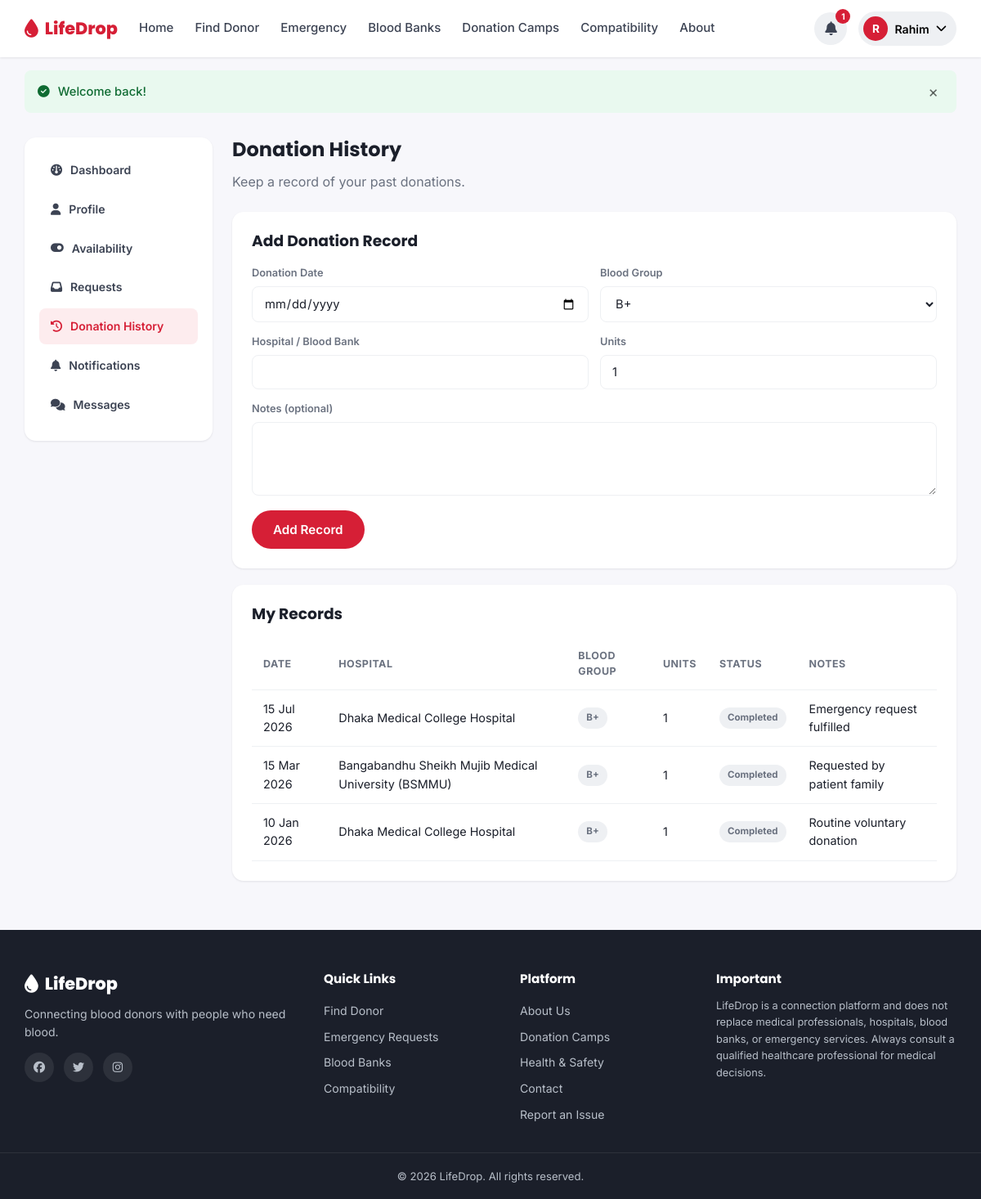
The app's page /donor/donation-history.php (signed in) with its own data.
### tables this page shows
CREATE TABLE `users` (
  `id` INT UNSIGNED NOT NULL AUTO_INCREMENT,
  `full_name` VARCHAR(120) NOT NULL,
  `email` VARCHAR(150) NOT NULL,
  `phone` VARCHAR(20) NOT NULL,
  `password_hash` VARCHAR(255) NOT NULL,
  `role` ENUM('donor','seeker','both','admin') NOT NULL DEFAULT 'seeker',
  `blood_group` ENUM('A+','A-','B+','B-','AB+','AB-','O+','O-') DEFAULT NULL,
  `division` VARCHAR(50) DEFAULT NULL,
  `district` VARCHAR(50) DEFAULT NULL,
  `area` VARCHAR(80) DEFAULT NULL,
  `gender` ENUM('Male','Female','Other') DEFAULT NULL,
  `date_of_birth` DATE DEFAULT NULL,
  `profile_photo` VARCHAR(255) DEFAULT NULL,
  `last_donation_date` DATE DEFAULT NULL,
  `availability` ENUM('available','maybe','unavailable') NOT NULL DEFAULT 'available',
  `is_verified` TINYINT(1) NOT NULL DEFAULT 0,
  `is_donor_profile` TINYINT(1) NOT NULL DEFAULT 0,
  `status` ENUM('active','suspended') NOT NULL DEFAULT 'active',
  `total_donations` INT UNSIGNED NOT NULL DEFAULT 0,
  `created_at` TIMESTAMP NOT NULL DEFAULT CURRENT_TIMESTAMP,
  `updated_at` TIMESTAMP NOT NULL DEFAULT CURRENT_TIMESTAMP ON UPDATE CURRENT_TIMESTAMP,
  PRIMARY KEY (`id`),
  UNIQUE KEY `uq_email` (`email`),
  UNIQUE KEY `uq_phone` (`phone`),
  KEY `idx_blood_group` (`blood_group`),
  KEY `idx_division_district` (`division`,`district`),
  KEY `idx_availability` (`availability`)
);

CREATE TABLE `donation_history` (
  `id` INT UNSIGNED NOT NULL AUTO_INCREMENT,
  `donor_id` INT UNSIGNED NOT NULL,
  `donation_date` DATE NOT NULL,
  `hospital_name` VARCHAR(150) NOT NULL,
  `blood_group` ENUM('A+','A-','B+','B-','AB+','AB-','O+','O-') NOT NULL,
  `units` TINYINT UNSIGNED NOT NULL DEFAULT 1,
  `notes` VARCHAR(255) DEFAULT NULL,
  `status` ENUM('completed','pending','cancelled') NOT NULL DEFAULT 'completed',
  `created_at` TIMESTAMP NOT NULL DEFAULT CURRENT_TIMESTAMP,
  PRIMARY KEY (`id`),
  KEY `idx_donor` (`donor_id`),
  CONSTRAINT `fk_dh_donor` FOREIGN KEY (`donor_id`) REFERENCES `users`(`id`) ON DELETE CASCADE
);

### includes/functions.php (called while the page is built, shortened)
<?php
function e($value) {
    return htmlspecialchars($value ?? '', ENT_QUOTES, 'UTF-8');
}
function blood_groups() {
    return ['A+', 'A-', 'B+', 'B-', 'AB+', 'AB-', 'O+', 'O-'];
}
function status_badge_class($status) {
    return [
        'pending'      => 'badge-warning',
        'searching'    => 'badge-info',
        'donor_found'  => 'badge-primary',
        'fulfilled'    => 'badge-success',
        'cancelled'    => 'badge-danger',
        'expired'      => 'badge-muted',
        'accepted'     => 'badge-success',
        'declined'     => 'badge-danger',
        'available'    => 'badge-success',
        'maybe'        => 'badge-warning',
        'unavailable'  => 'badge-danger',
    ][$status] ?? 'badge-muted';
}

### includes/auth.php (called while the page is built, shortened)
<?php
require_once __DIR__ . '/functions.php';
function is_logged_in() {
    return !empty($_SESSION['user_id']);
}
function current_user() {
    static $user = null;
    static $fetched = false;
    if ($fetched) {
        return $user;
    }
    $fetched = true;
    global $pdo;
    $stmt = $pdo->prepare('SELECT * FROM users WHERE id = :id LIMIT 1');
    $stmt->execute([':id' => $_SESSION['user_id']]);
    $user = $stmt->fetch();
    return $user;
}

### donor/donation-history.php (the view, shortened to what this page needs)
<?php
require_once __DIR__ . '/../includes/auth.php';
$user = current_user();
$stmt = $pdo->prepare('SELECT * FROM donation_history WHERE donor_id = :id ORDER BY donation_date DESC');
$stmt->execute([':id' => $user['id']]);
$history = $stmt->fetchAll();
require_once __DIR__ . '/../includes/header.php';
require_once __DIR__ . '/_sidebar.php';
?>
<div class="dash-wrap">
    <div class="dash-main">
        <h1>Donation History</h1>
        <p class="dash-welcome">Keep a record of your past donations.</p>
        <div class="card mb-2">
            <div class="panel-header"><h3>Add Donation Record</h3></div>
            <form method="post" action="<?= e(SITE_URL) ?>/donor/donation-history.php">
                <div class="form-grid">
                    <div class="form-group">
                        <label>Donation Date</label>
                        <input type="date" name="donation_date" max="<?= e(date('Y-m-d')) ?>" required>
                    </div>
                    <div class="form-group">
                        <label>Blood Group</label>
                        <select name="blood_group" required>
                            <?php foreach (blood_groups() as $bg): ?>
                                <option value="<?= e($bg) ?>" <?= $user['blood_group'] === $bg ? 'selected' : '' ?>><?= e($bg) ?></option>
                            <?php endforeach; ?>
                        </select>
                    </div>
                    <div class="form-group">
                        <label>Hospital / Blood Bank</label>
                        <input type="text" name="hospital_name" required>
                    </div>
                    <div class="form-group">
                        <label>Units</label>
                        <input type="number" name="units" value="1" min="1" max="10" required>
                    </div>
                    <div class="form-group form-full">
                        <label>Notes (optional)</label>
                        <textarea name="notes" rows="2"></textarea>
                    </div>
                </div>
                <div class="form-actions">
                    <button type="submit" class="btn btn-primary">Add Record</button>
                </div>
            </form>
        </div>
        <div class="card">
            <div class="panel-header"><h3>My Records</h3></div>
            <?php if ($history): ?>
            <div class="table-wrap">
                <table class="data-table">
                    <thead><tr><th>Date</th><th>Hospital</th><th>Blood Group</th><th>Units</th><th>Status</th><th>Notes</th></tr></thead>
                    <tbody>
                        <?php foreach ($history as $h): ?>
                        <tr>
                            <td><?= e(date('d M Y', strtotime($h['donation_date']))) ?></td>
                            <td><?= e($h['hospital_name']) ?></td>
                            <td><span class="badge badge-muted"><?= e($h['blood_group']) ?></span></td>
                            <td><?= e($h['units']) ?></td>
                            <td><span class="badge <?= status_badge_class($h['status']) ?>"><?= e(ucfirst($h['status'])) ?></span></td>
                            <td><?= e($h['notes'] ?? '—') ?></td>
                        </tr>
                        <?php endforeach; ?>
                    </tbody>
                </table>
            </div>
            <?php else: ?>
                <p class="text-muted">No donation records yet.</p>
            <?php endif; ?>
        </div>
    </div>
</div>
<?php require_once __DIR__ . '/../includes/footer.php'; ?>

### includes/navbar.php (shortened to what this page needs)
<?php
require_once __DIR__ . '/notifications.php';
$user = current_user();
$currentPage = basename($_SERVER['SCRIPT_NAME']);
function nav_active($page, $current) { return $page === $current ? 'active' : ''; }
?>
<header class="navbar">
    <div class="navbar-inner">
        <a class="brand" href="<?= e(SITE_URL) ?>/index.php">
            <i class="fa-solid fa-droplet"></i>
            <span><?= e(SITE_NAME) ?></span>
        </a>
        <nav class="nav-links" id="navLinks">
            <a href="<?= e(SITE_URL) ?>/index.php" class="<?= nav_active('index.php', $currentPage) ?>">Home</a>
            <a href="<?= e(SITE_URL) ?>/find-donor.php" class="<?= nav_active('find-donor.php', $currentPage) ?>">Find Donor</a>
            <a href="<?= e(SITE_URL) ?>/emergency-requests.php" class="<?= nav_active('emergency-requests.php', $currentPage) ?>">Emergency</a>
            <a href="<?= e(SITE_URL) ?>/blood-banks.php" class="<?= nav_active('blood-banks.php', $currentPage) ?>">Blood Banks</a>
            <a href="<?= e(SITE_URL) ?>/donation-camps.php" class="<?= nav_active('donation-camps.php', $currentPage) ?>">Donation Camps</a>
            <a href="<?= e(SITE_URL) ?>/compatibility.php" class="<?= nav_active('compatibility.php', $currentPage) ?>">Compatibility</a>
            <a href="<?= e(SITE_URL) ?>/about.php" class="<?= nav_active('about.php', $currentPage) ?>">About</a>
        </nav>
        <div class="nav-right">
            <?php if ($user): ?>
                <div class="user-menu">
                    <button class="user-menu-btn" id="userMenuBtn" type="button">
                        <?php if (!empty($user['profile_photo'])): ?>
                            <img src="<?= e(UPLOAD_URL . $user['profile_photo']) ?>" alt="" class="avatar-sm">
                        <?php else: ?>
                            <span class="avatar-sm avatar-fallback"><?= e(mb_substr($user['full_name'], 0, 1)) ?></span>
                        <?php endif; ?>
                        <span class="user-menu-name"><?= e(explode(' ', $user['full_name'])[0]) ?></span>
                        <i class="fa-solid fa-chevron-down"></i>
                    </button>
                </div>
            <?php else: ?>
                <a href="<?= e(SITE_URL) ?>/login.php" class="btn-nav">Login</a>
                <a href="<?= e(SITE_URL) ?>/register.php" class="btn-nav-primary">Register</a>
            <?php endif; ?>
        </div>
    </div>
</header>

### assets/css/style.css (style rules this page uses)
:root { --red-600: #d61f36; --red-700: #b5152a; --red-500: #e63950; --red-50: #fdecee; --red-100: #fbd6da; --yellow-500: #f5b342; --yellow-600: #e8a12b; --ink-900: #1b1f2a; --ink-700: #3c4353; --ink-500: #6b7280; --ink-300: #b8bfc9; --ink-100: #eef0f3; --bg: #f7f7fb; --white: #ffffff; --green-600: #16a34a; --green-50: #e9f9ef; --amber-600: #d97706; --amber-50: #fef6e7; --blue-600: #2563eb; --blue-50: #eaf1fe; --radius-sm: 8px; --radius-md: 14px; --radius-lg: 20px; --shadow-sm: 0 1px 3px rgba(27,31,42,0.06), 0 1px 2px rgba(27,31,42,0.04); --shadow-md: 0 8px 24px rgba(27,31,42,0.08); --shadow-lg: 0 20px 45px rgba(27,31,42,0.12); --font-heading: 'Poppins', sans-serif; --font-body: 'Inter', sans-serif; }
* { box-sizing: border-box; }
html { scroll-behavior: smooth; }
body { margin: 0; font-family: var(--font-body); color: var(--ink-900); background: var(--bg); line-height: 1.55; -webkit-font-smoothing: antialiased; }
h1, h2, h3, h4, h5 { font-family: var(--font-heading); margin: 0 0 0.5em; line-height: 1.25; }
p { margin: 0 0 1em; }
a { color: inherit; text-decoration: none; }
button { font-family: inherit; cursor: pointer; }
.btn { display: inline-flex; align-items: center; justify-content: center; gap: 8px; padding: 12px 24px; border-radius: 999px; font-weight: 600; font-size: 0.95rem; border: 2px solid transparent; cursor: pointer; transition: all .18s ease; white-space: nowrap; }
.btn-primary { background: var(--red-600); color: #fff; }
.navbar { position: sticky; top: 0; z-index: 100; background: var(--white); box-shadow: var(--shadow-sm); }
.navbar-inner { max-width: 1180px; margin: 0 auto; padding: 14px 20px; display: flex; align-items: center; gap: 24px; }
.brand { display: flex; align-items: center; gap: 8px; font-family: var(--font-heading); font-weight: 800; font-size: 1.3rem; color: var(--red-600); }
.brand i { font-size: 1.4rem; }
.nav-links { display: flex; align-items: center; gap: 22px; flex: 1; }
.nav-links a { font-weight: 500; color: var(--ink-700); font-size: 0.94rem; padding: 6px 2px; border-bottom: 2px solid transparent; transition: color .15s; }
.nav-right { display: flex; align-items: center; gap: 14px; }
.user-menu { position: relative; }
.user-menu-btn { display: flex; align-items: center; gap: 8px; background: var(--ink-100); border: none; padding: 6px 12px 6px 6px; border-radius: 999px; }
.avatar-sm { width: 30px; height: 30px; border-radius: 50%; object-fit: cover; }
.avatar-fallback { background: var(--red-600); color: #fff; display: flex; align-items: center; justify-content: center; font-weight: 700; font-size: 0.85rem; }
.user-menu-name { font-weight: 600; font-size: 0.88rem; }
.form-group { display: flex; flex-direction: column; gap: 6px; }
.form-group label { font-size: 0.8rem; font-weight: 600; color: var(--ink-500); }
select, input[type="text"], input[type="email"], input[type="tel"], input[type="password"], input[type="date"], input[type="time"], input[type="number"], textarea { padding: 11px 14px; border: 1.5px solid var(--ink-100); border-radius: var(--radius-sm); font-size: 0.92rem; font-family: inherit; background: #fff; color: var(--ink-900); width: 100%; }
textarea { resize: vertical; min-height: 90px; }
.badge { display: inline-flex; align-items: center; gap: 5px; padding: 4px 10px; border-radius: 999px; font-size: 0.72rem; font-weight: 700; }
.badge-muted { background: var(--ink-100); color: var(--ink-500); }
.card { background: #fff; border-radius: var(--radius-md); box-shadow: var(--shadow-sm); padding: 24px; }
.panel-header { display: flex; justify-content: space-between; align-items: center; margin-bottom: 18px; }
.panel-header h3 { margin: 0; }
.form-grid { display: grid; grid-template-columns: 1fr 1fr; gap: 14px; }
.form-full { grid-column: 1 / -1; }
.form-actions { margin-top: 18px; }
.dash-wrap { max-width: 1180px; margin: 30px auto; padding: 0 20px; display: grid; grid-template-columns: 230px 1fr; gap: 24px; }
.dash-main h1 { font-size: 1.5rem; }
.dash-welcome { color: var(--ink-500); margin-bottom: 24px; }
.table-wrap { overflow-x: auto; }
table.data-table { width: 100%; border-collapse: collapse; font-size: 0.9rem; }
.data-table th, .data-table td { padding: 12px 14px; text-align: left; border-bottom: 1px solid var(--ink-100); }
.data-table th { color: var(--ink-500); font-size: 0.78rem; text-transform: uppercase; letter-spacing: 0.04em; }
.mb-2 { margin-bottom: 20px; }

### records on screen
users: full_name "R", full_name "Rahim"
donation_history: donation_date "15 Jul 2026", hospital_name "Dhaka Medical College Hospital", blood_group "B+", units "1", status "Completed", notes "Emergency request fulfilled"
donation_history: donation_date "15 Mar 2026", hospital_name "Bangabandhu Sheikh Mujib Medical University (BSMMU)", blood_group "B+", units "1", status "Completed", notes "Requested by patient family"
donation_history: donation_date "10 Jan 2026", hospital_name "Dhaka Medical College Hospital", blood_group "B+", units "1", status "Completed", notes "Routine voluntary donation"

### other values on screen
SITE_NAME "LifeDrop"
$unread "1"
$fm['message'] "Welcome back!"
$label "Dashboard"
$label "Profile"
$label "Availability"
$label "Requests"
$label "Donation History"
$label "Notifications"
$label "Messages"
form field blood_group "B+"
